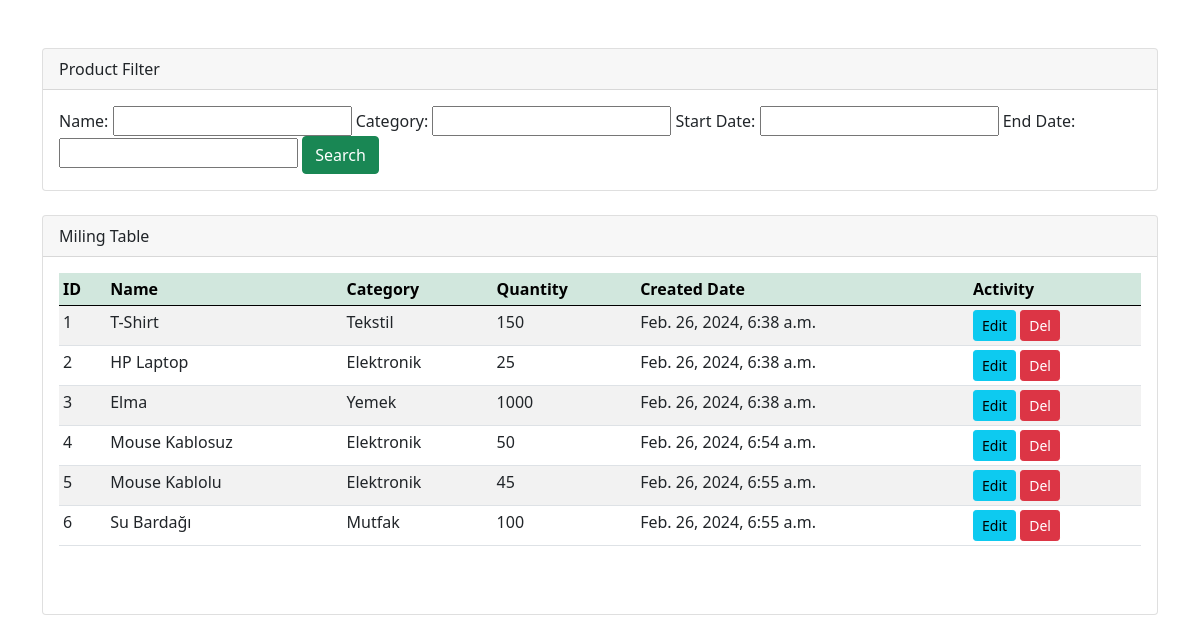
Before: / with the older database file.
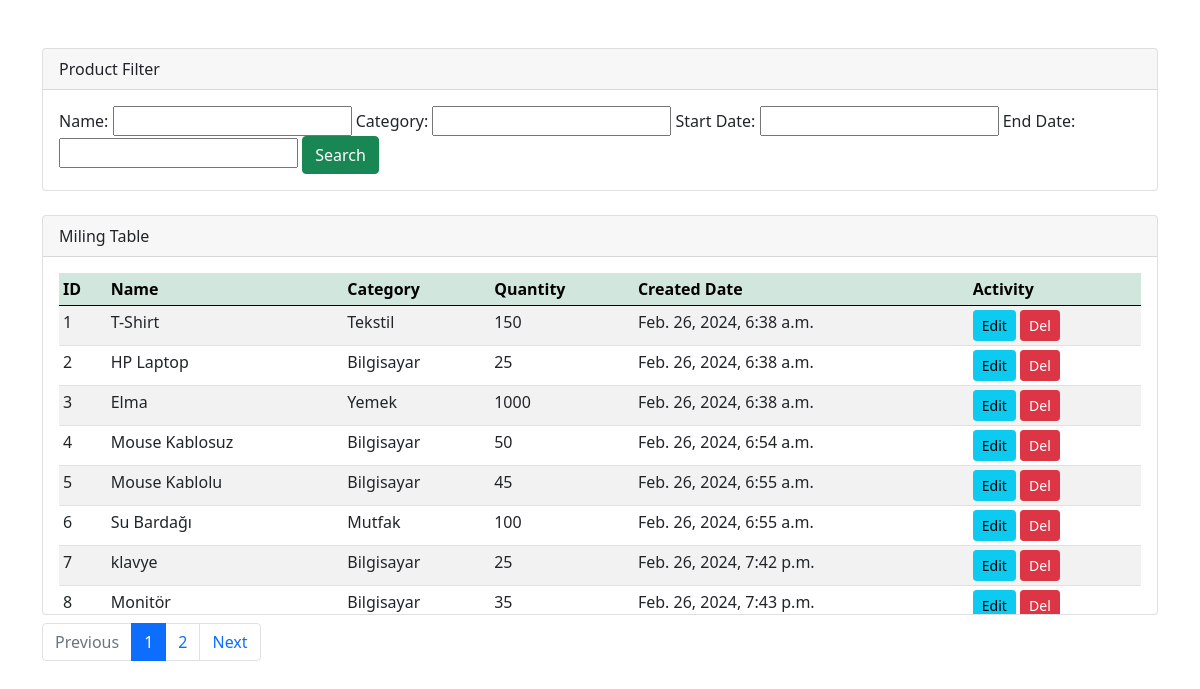
After: the same page with the newer database file.
### dashboard/models.py (models this page shows, shortened)
class Product(models.Model):
    name = models.CharField(max_length=100, null=True)
    category = models.CharField(max_length=100, null=True)
    quantity = models.PositiveIntegerField(null=True)
    created_at = models.DateTimeField(auto_now_add=True)
    class Meta:
        verbose_name_plural = 'Product'

### dashboard/views.py (the view)
# urls.py: path('', views.home, name='home')
def home(request):
    product_list = Product.objects.all()
    productFilter = ProductFilter(request.GET, queryset=product_list)
    product_list = productFilter.qs
    page = request.GET.get('page', 1)
    paginator = Paginator(product_list, 10)
    try:
        products = paginator.page(page)
    except PageNotAnInteger:
        products = paginator.page(1)
    except EmptyPage:
        products = paginator.page(paginator.num_pages)
    context = {
        'products' : products,
        'productFilter':productFilter
    }
    return render(request, './home.html', context)

### templates/home.html (shortened to what this page needs)
<!DOCTYPE html>
<html lang="en">
<head>
    <link href="https://cdn.jsdelivr.net/npm/bootstrap@5.0.2/dist/css/bootstrap.min.css" rel="stylesheet">
</head>
<body>
    <div class="container">
      <div class="row mt-5">
        <div class="col-md-12">
          <div class="card">
            <div class="card-header">Product Filter</div>
            <div class="card-body">
              <form method="get">
                 Name:
                {{ productFilter.form.name }}
                Category:
                {{ productFilter.form.category }}
                Start Date:
                {{ productFilter.form.start_date }}
                End Date:
                {{ productFilter.form.end_date }}
                <button class="btn btn-success" type="submit">Search</button>
              </form>
            </div>
          </div>
          <br>
          <div class="card" style="height: 400px;">
            <div class="card-header">Miling Table</div>
            <div class="overflow-auto">
              <div class="card-body">
                <table class="table table-striped table-hover table-sm"  id="table-sortable">
                  <thead class="table-success sticky-top">
                    <tr>
                      <th scope="col">ID</th>
                      <th scope="col">Name</th>
                      <th scope="col">Category</th>
                      <th scope="col">Quantity</th>
                      <th scope="col">Created Date</th>
                      <th scope="col">Activity</th>
                    </tr>
                  </thead>
                  <tbody>
                    {% for product in products %}
                      <tr>
                        <td>{{ product.id }}</td>
                        <td>{{ product.name }}</td>
                        <td>{{ product.category }}</td>
                        <td>{{ product.quantity }}</td>
                        <td>{{ product.created_at }}</td>
                        <td>
                          <a class="btn btn-info btn-sm" href="">Edit</a>
                          <a class="btn btn-danger btn-sm" href="">Del</a>
                        </td>
                      </tr>
                    {% endfor %}
                  </tbody>
                </table>
              </div>
            </div>
          </div>
        </div>
        <nav class="mt-2" aria-label="...">
              {% if products.has_other_pages %}
              <ul class="pagination">
                {% if products.has_previous %}
                <li class="page-item">
                  <a class="page-link" href="?page={{ products.previous_page_number }}">Previous</a>
                </li>
                {% else %}
                <li class="page-item disabled">
                  <span class="page-link">Previous</span>
                </li>
                {% endif %}
                {% for i in products.paginator.page_range %}
                  {% if products.number == i %}
                    <li class="page-item active" aria-current="page">
                      <a class="page-link" href="#">{{ i }}</a>
                    </li>
                  {% else %}
                    <li class="page-item">
                      <a class="page-link" href="?page={{ i }}">{{ i }}</a>
                    </li>
                  {% endif %}
                {% endfor %}
                {% if products.has_next %}
                <li class="page-item">
                  <a class="page-link" href="?page={{ products.next_page_number }}">Next</a>
                </li>
                {% else %}
                <li class="page-item disabled">
                  <span class="page-link">Next</span>
                </li>
                {% endif %}
              </ul>
              {% endif %}
        </nav>
      </div>
    </div>
</body>
</html>

Changed rows visible on the page:
changed Product "HP Laptop": category "Elektronik" → "Bilgisayar"
changed Product "Mouse Kablosuz": category "Elektronik" → "Bilgisayar"
changed Product "Mouse Kablolu": category "Elektronik" → "Bilgisayar"
added Product: id "7", name "klavye", category "Bilgisayar", quantity "25", created_at "Feb. 26, 2024, 7:42 p.m."
added Product: id "8", name "Monitör", category "Bilgisayar", quantity "35", created_at "Feb. 26, 2024, 7:43 p.m."
Other visible differences:
text now shown: "Previous Next"
new list line: "1"
new list line: "2"
